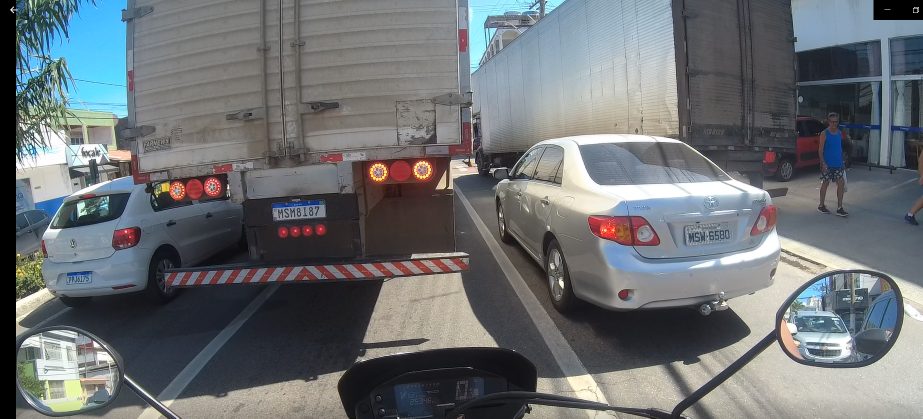
#> input picture imagens/carros5.png, 1845 x 837 px (shown at 1/2 size)
$ python 3-ReconhecedorPlacasGoogleVision.py
#> lines starting #> are read from the running program, lines starting #| are printed output that depends on the picture
# https://www.youtube.com/watch?v=AifDb8oG8Kc
# https://github.com/vmtram/recognize-license-plate

import io
import os
from google.cloud import vision_v1p3beta1 as vision
from datetime import datetime
import cv2

# Setup google authen client key
os.environ['GOOGLE_APPLICATION_CREDENTIALS'] = 'client_key.json'

# Source path content all images
SOURCE_PATH = "imagens/"


def recognize_license_plate(img_path):

#> called with img_path = 'imagens/carros5.png'
    start_time = datetime.now()

    # Read image with opencv
    img = cv2.imread(img_path)
#> img is the input picture: shape (837, 1845, 3); mean B, G, R 115.4, 112.4, 108.4

    # Get image size
    height, width = img.shape[:2]
#> height = 837; width = 1845

    # Scale image
    img = cv2.resize(img, (800, int((height * 800) / width)))
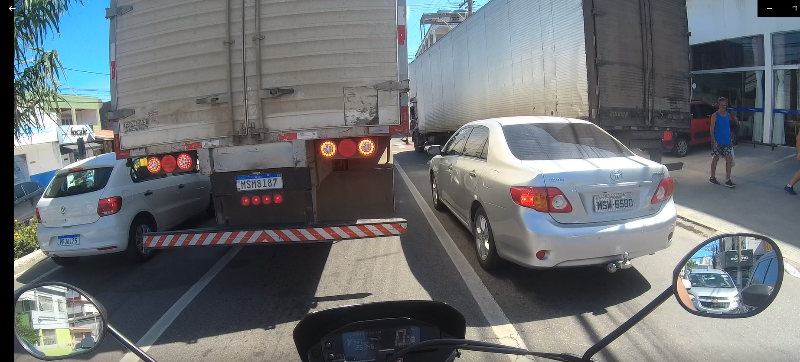
#> img: shape (362, 800, 3); mean B, G, R 115.3, 112.3, 108.3

    # Show the origin image
    cv2.imshow('Origin image', img)

    # Save the image to temp file
    cv2.imwrite(SOURCE_PATH + "output.jpg", img)

    # Create new img path for google vision
    img_path = SOURCE_PATH + "output.jpg"

    # Create google vision client
#> (the run stopped early here; a loop or call above may not have finished)

$ run again, with imagens/carros4.png copied over imagens/carros5.png
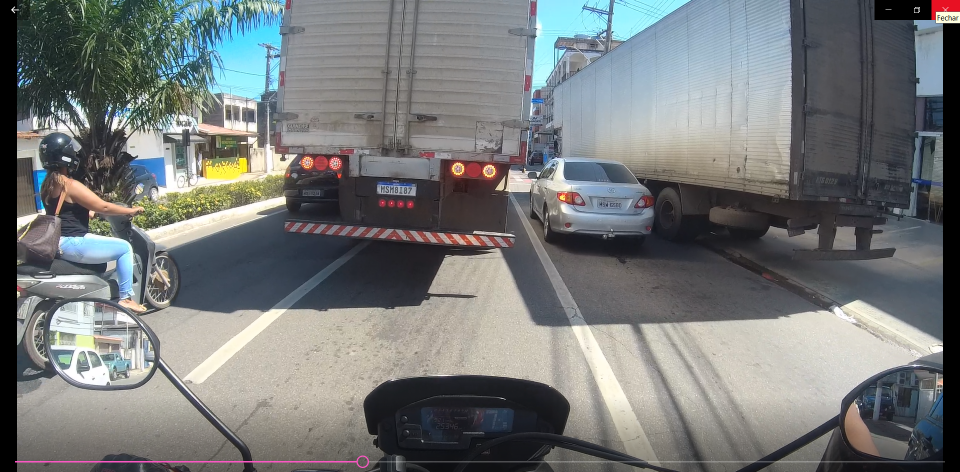
#> input picture imagens/carros4.png, 1919 x 944 px (shown at 1/2 size)
#> in recognize_license_plate, img is the input picture: shape (944, 1919, 3); mean B, G, R 120.4, 120.3, 117.3
#> in recognize_license_plate, `img = cv2.resize(img, (800, int((height * 800) / width)))`:
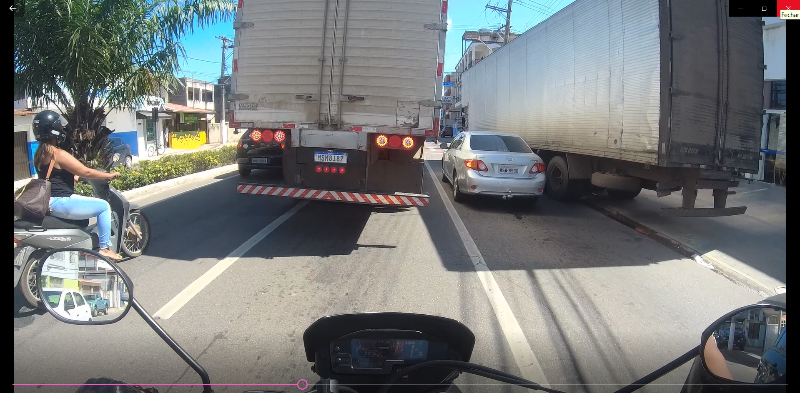
#> img: shape (393, 800, 3); mean B, G, R 120.2, 120.2, 117.2

$ run again, with imagens/placa1.png copied over imagens/carros5.png
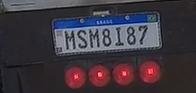
#> input picture imagens/placa1.png, 196 x 93 px
#> in recognize_license_plate, img is the input picture: shape (93, 196, 3); mean B, G, R 64.8, 56.3, 63.4
#> in recognize_license_plate, `img = cv2.resize(img, (800, int((height * 800) / width)))`:
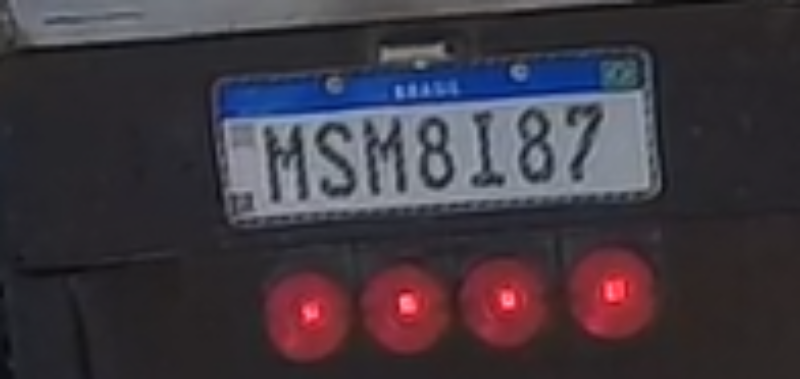
#> img: shape (379, 800, 3); mean B, G, R 64.7, 56.2, 63.2
